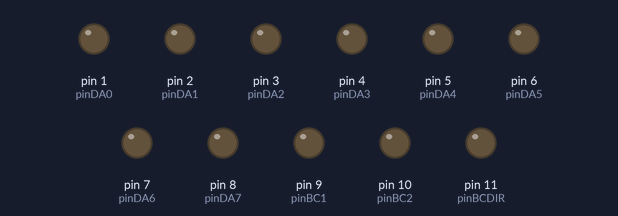
This sketch was run on a simulated Arduino Uno, built with avr-gcc and run on an emulated ATmega328P. On the bench: output pins drawn as LEDs (lit = HIGH).

Above: at 0.1 s.
At 5.1 s:
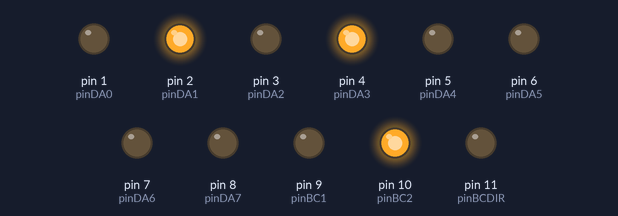
At 10.1 s:
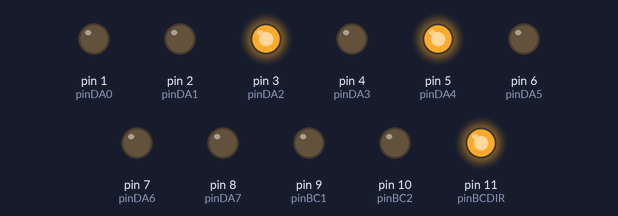
At 20.1 s:
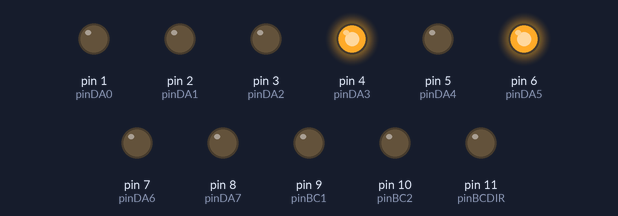
At 30.1 s:
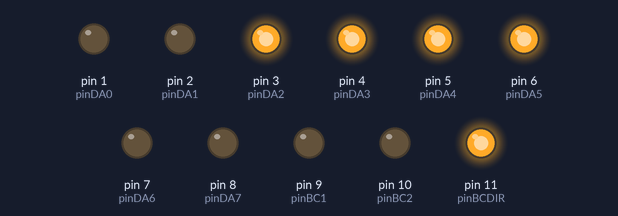
At 39.75 s:
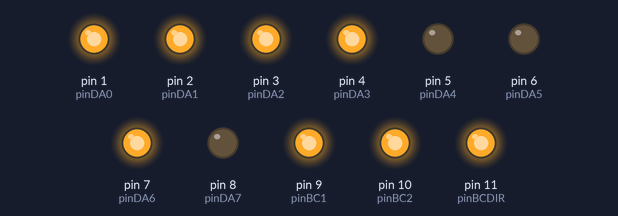
Timing chart, 0 to 40.0 s (numbered marks = the images above):
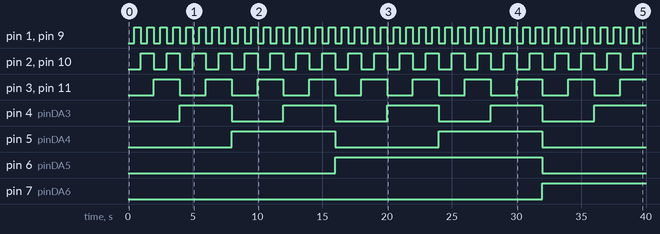

Measured:
- by itself, pin 1 (pinDA0), pin 9 (pinBC1): alternates HIGH for 0.50 s and LOW for 0.50 s
- by itself, pin 2 (pinDA1), pin 10 (pinBC2): alternates HIGH for 1.0 s and LOW for 1.0 s
- by itself, pin 3 (pinDA2), pin 11 (pinBCDIR): alternates HIGH for 2.0 s and LOW for 2.0 s
- by itself, pin 4 (pinDA3): alternates HIGH for 4.0 s and LOW for 4.0 s
- by itself, pin 5 (pinDA4): alternates HIGH for 8.0 s and LOW for 8.0 s
- by itself, pin 6 (pinDA5): LOW → HIGH at 16.0 s, → LOW 16.0 s later
- by itself, pin 7 (pinDA6): LOW → HIGH at 32.0 s

The sketch:

test_leds.ino
```cpp
const int pinDA0 =  1;
const int pinDA1 =  2;
const int pinDA2 =  3;
const int pinDA3 =  4;
const int pinDA4 =  5;
const int pinDA5 =  6;
const int pinDA6 =  7;
const int pinDA7 =  8;

const int pinBC1 =  9;
const int pinBC2 =  10;
const int pinBCDIR =  11;

void write_data(unsigned char address)
{
  digitalWrite(pinBC1, (address >> 0)&0x01);
  digitalWrite(pinBC2, (address >> 1)&0x01);
  digitalWrite(pinBCDIR, (address >> 2)&0x01);

  digitalWrite(pinDA0, (address >> 0)&0x01);
  digitalWrite(pinDA1, (address >> 1)&0x01);
  digitalWrite(pinDA2, (address >> 2)&0x01);
  digitalWrite(pinDA3, (address >> 3)&0x01);
  digitalWrite(pinDA4, (address >> 4)&0x01);
  digitalWrite(pinDA5, (address >> 5)&0x01);
  digitalWrite(pinDA6, (address >> 6)&0x01);
  digitalWrite(pinDA7, (address >> 7)&0x01);
  delay(500);
  digitalWrite(pinBC1,LOW);
  digitalWrite(pinBC2,LOW);
  digitalWrite(pinBCDIR,LOW);
}

void setup() {
    pinMode(pinDA0, OUTPUT);
    pinMode(pinDA1, OUTPUT);
    pinMode(pinDA2, OUTPUT);
    pinMode(pinDA3, OUTPUT);
    pinMode(pinDA4, OUTPUT);
    pinMode(pinDA5, OUTPUT);
    pinMode(pinDA6, OUTPUT);
    pinMode(pinDA7, OUTPUT);

    pinMode(pinBC1, OUTPUT);
    pinMode(pinBC2, OUTPUT);
    pinMode(pinBCDIR, OUTPUT);

}

void loop() {
  // put your main code here, to run repeatedly

  for(int i=0; i<256;i++){
    write_data(i);
  }

}
```
